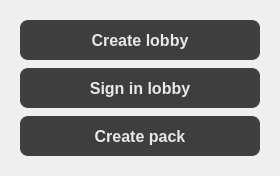
         <widget class="QWidget" name="Page3">
          <property name="sizePolicy">
           <sizepolicy hsizetype="Preferred" vsizetype="Preferred">
            <horstretch>0</horstretch>
            <verstretch>0</verstretch>
           </sizepolicy>
          </property>
          <property name="styleSheet">
           <string notr="true">QPushButton{
background-color:  rgb(62, 62, 62);
border-radius:8px;
font-family: &quot;Georgia&quot;;
font-weight: bold;
font-size: 16px;
border:none;
color: rgb(232, 232, 232);
text-align:center;
}

QPushButton:hover{
background-color:  rgba(198, 66, 0,140);
}</string>
          </property>
          <layout class="QVBoxLayout" name="verticalLayout_3">
           <item alignment="Qt::AlignHCenter|Qt::AlignVCenter">
            <widget class="QWidget" name="widget" native="true">
             <layout class="QVBoxLayout" name="verticalLayout_4">
              <property name="spacing">
               <number>8</number>
              </property>
              <item>
               <widget class="QPushButton" name="CreateLobbyButton">
                <property name="minimumSize">
                 <size>
                  <width>240</width>
                  <height>40</height>
                 </size>
                </property>
                <property name="locale">
                 <locale language="English" country="UnitedStates"/>
                </property>
                <property name="text">
                 <string>Create lobby</string>
                </property>
               </widget>
              </item>
              <item>
               <widget class="QPushButton" name="SignInLobbyButton">
                <property name="minimumSize">
                 <size>
                  <width>240</width>
                  <height>40</height>
                 </size>
                </property>
                <property name="locale">
                 <locale language="English" country="UnitedStates"/>
                </property>
                <property name="text">
                 <string>Sign in lobby</string>
                </property>
               </widget>
              </item>
              <item>
               <widget class="QPushButton" name="CreatePackButton">
                <property name="minimumSize">
                 <size>
                  <width>240</width>
                  <height>40</height>
                 </size>
                </property>
                <property name="locale">
                 <locale language="English" country="UnitedStates"/>
                </property>
                <property name="text">
                 <string>Create pack</string>
                </property>
               </widget>
              </item>
             </layout>
            </widget>
           </item>
          </layout>
         </widget>
